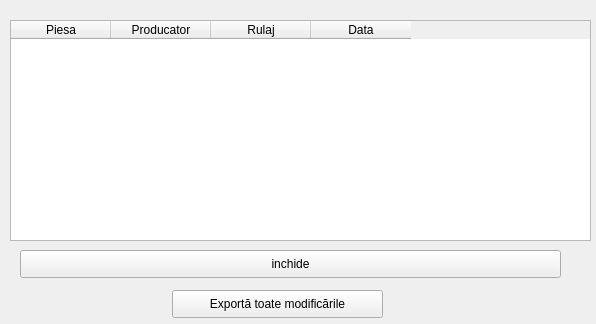
<?xml version="1.0" encoding="UTF-8"?>
<ui version="4.0">
 <class>Form</class>
 <widget class="QWidget" name="Form">
  <property name="geometry">
   <rect>
    <x>0</x>
    <y>0</y>
    <width>596</width>
    <height>324</height>
   </rect>
  </property>
  <property name="windowTitle">
   <string>Form</string>
  </property>
  <widget class="QTableWidget" name="modifications_table">
   <property name="geometry">
    <rect>
     <x>10</x>
     <y>20</y>
     <width>581</width>
     <height>221</height>
    </rect>
   </property>
   <column>
    <property name="text">
     <string>Piesa</string>
    </property>
   </column>
   <column>
    <property name="text">
     <string>Producator</string>
    </property>
   </column>
   <column>
    <property name="text">
     <string>Rulaj</string>
    </property>
   </column>
   <column>
    <property name="text">
     <string>Data</string>
    </property>
   </column>
  </widget>
  <widget class="QPushButton" name="close_button">
   <property name="geometry">
    <rect>
     <x>20</x>
     <y>250</y>
     <width>541</width>
     <height>28</height>
    </rect>
   </property>
   <property name="text">
    <string>inchide</string>
   </property>
  </widget>
  <widget class="QPushButton" name="export_button">
   <property name="geometry">
    <rect>
     <x>172</x>
     <y>290</y>
     <width>211</width>
     <height>28</height>
    </rect>
   </property>
   <property name="text">
    <string>Exportă toate modificările</string>
   </property>
  </widget>
 </widget>
 <resources/>
 <connections/>
</ui>
